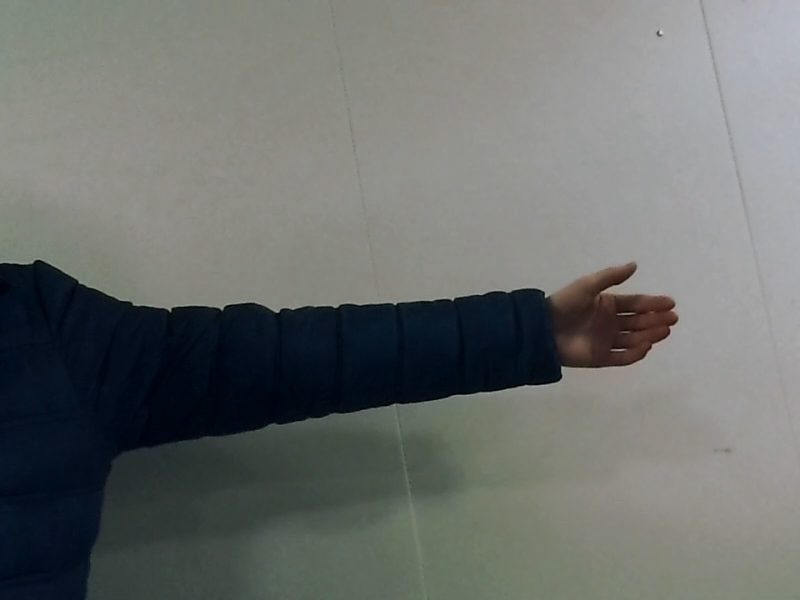
#> input picture frame 18 of WIN_20221212_13_44_52_Pro.mp4, 800 x 600 px, given in place of experimental.mp4, which was not available
$ python video_to_image.py
#> lines starting #> are read from the running program, lines starting #| are printed output that depends on the picture
import cv2
capture = cv2.VideoCapture('/home/tjaz/final_ass/embedded_project_ML/experimental.mp4')
frameNr = 0
dims = (20,20)

while (True):
    success, frame = capture.read()
#> frame is the input picture: shape (600, 800, 3); mean B, G, R 109.3, 111.7, 108.6
    if success:
        frame = cv2.resize(frame, dims, interpolation = cv2.INTER_AREA)	# resize img to fit dims
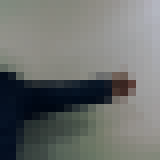
#> frame: shape (20, 20, 3) (shown 8 times larger); mean B, G, R 109.3, 111.7, 108.6
        frame = cv2.cvtColor(frame, cv2.COLOR_BGR2GRAY)
#> frame: shape (20, 20)
        cv2.imwrite(f'/home/tjaz/final_ass/embedded_project_ML/Dataset/Testing/experimental_{frameNr}.jpg', frame)
    else:
        break
    frameNr = frameNr+1
capture.release()

$ run again, starting later in the video
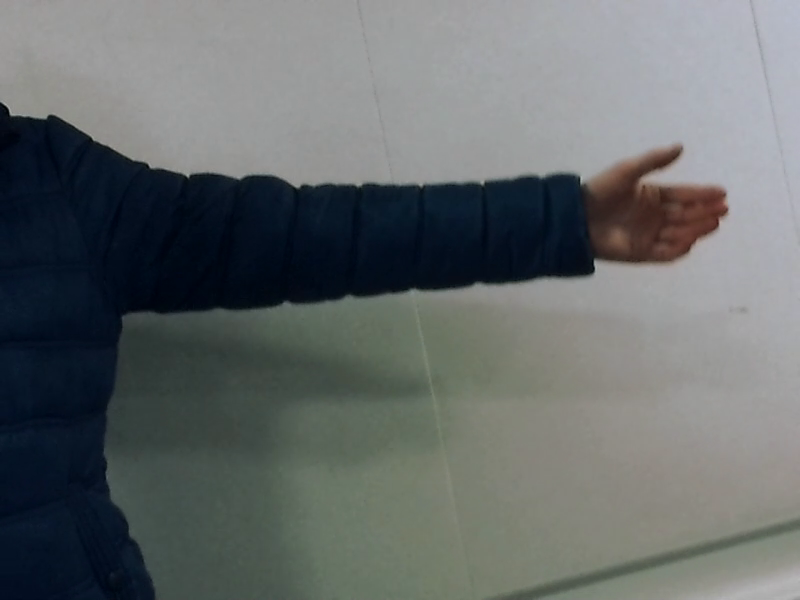
#> input picture frame 81 of WIN_20221212_13_44_52_Pro.mp4, 800 x 600 px, given in place of experimental.mp4, which was not available
#> frame is the input picture: shape (600, 800, 3); mean B, G, R 106.7, 106.4, 101.6
#> `frame = cv2.resize(frame, dims, interpolation = cv2.INTER_AREA)`:
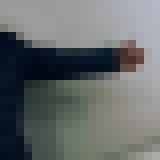
#> frame: shape (20, 20, 3) (shown 8 times larger); mean B, G, R 106.7, 106.5, 101.6

$ run again, starting later in the video
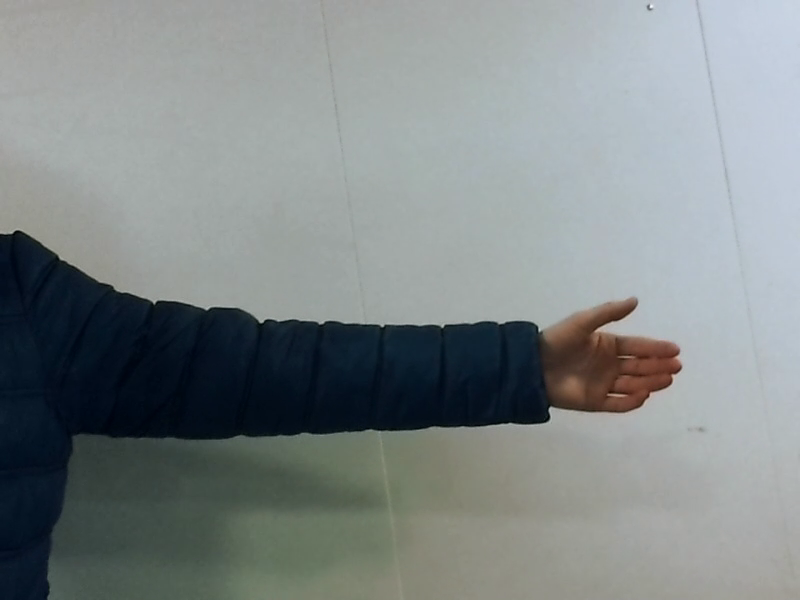
#> input picture frame 144 of WIN_20221212_13_44_52_Pro.mp4, 800 x 600 px, given in place of experimental.mp4, which was not available
#> frame is the input picture: shape (600, 800, 3); mean B, G, R 136, 135.7, 128.8
#> `frame = cv2.resize(frame, dims, interpolation = cv2.INTER_AREA)`:
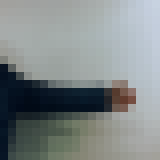
#> frame: shape (20, 20, 3) (shown 8 times larger); mean B, G, R 136, 135.7, 128.8
